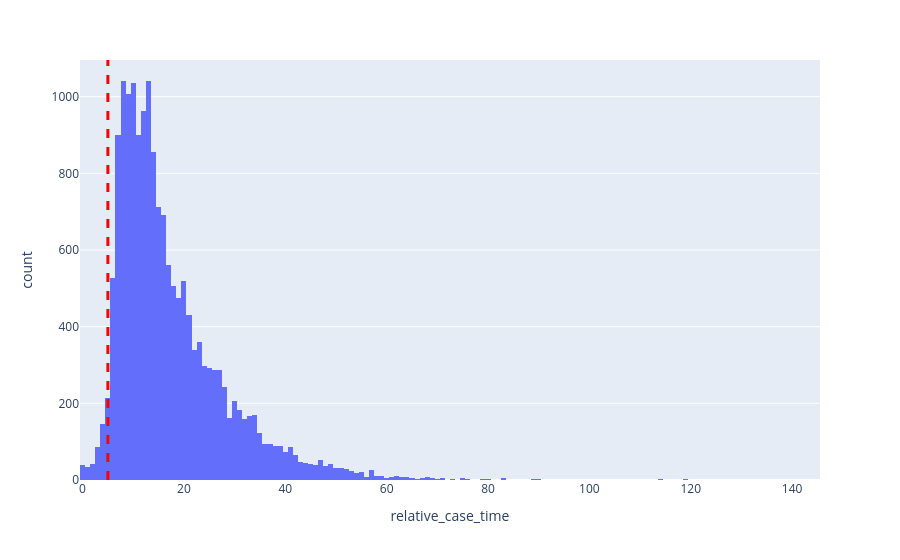

The code cell stored with this chart in its notebook:
### Markdown cell above
### Target Analysis

### Code cell
import plotly.express as px
A_pending_events = event_log[event_log["concept:name"] == "A_Pending"]
fig = px.histogram(A_pending_events, x="relative_case_time")
fig.add_vline(x=5, line_width=3, line_dash="dash", line_color="red")
fig.show()

### Figure 1 — Plotly figure (JSON) as saved in the notebook; plotly's stock layout.template omitted (floating-point values rounded to 4 significant figures; data arrays with more than 128 entries replaced by an {"elided": "..."} marker saying what was removed)
{"data": [{"bingroup": "x", "hovertemplate": "relative_case_time=%{x}<br>count=%{y}<extra></extra>", "legendgroup": "", "marker": {"color": "#636efa", "pattern": {"shape": ""}}, "name": "", "orientation": "v", "showlegend": false, "type": "histogram", "x": {"elided": "17228 int values"}, "xaxis": "x", "yaxis": "y"}], "layout": {"barmode": "relative", "legend": {"tracegroupgap": 0}, "margin": {"t": 60}, "shapes": [{"line": {"color": "red", "dash": "dash", "width": 3}, "type": "line", "x0": 5, "x1": 5, "xref": "x", "y0": 0, "y1": 1, "yref": "y domain"}], "xaxis": {"anchor": "y", "domain": [0, 1], "title": {"text": "relative_case_time"}}, "yaxis": {"anchor": "x", "domain": [0, 1], "title": {"text": "count"}}}}
